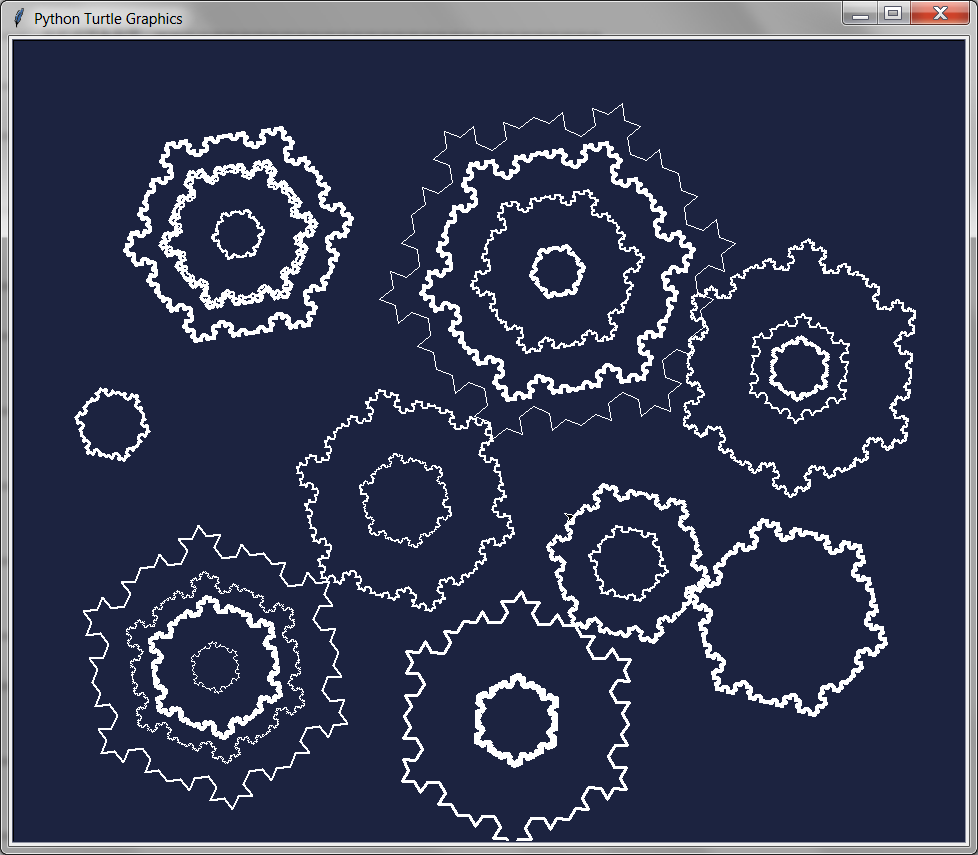

Write Python code to recreate this figure.
from turtle import *
import random
import math

bgcolor('#1C2340')
pencolor('white')
tracer(10, 0)

def snowflake_side(length_side, levels):
    if levels == 0:
        forward(length_side)
        return
    length_side = length_side / 3.0
    snowflake_side(length_side, levels-1)
    left(60)
    snowflake_side(length_side, levels-1)
    right(120)
    snowflake_side(length_side, levels-1)
    left(60)
    snowflake_side(length_side, levels-1)

def draw_snowflake(length_side, levels):
    for i in range(6):
        snowflake_side(length_side, levels)
        right(60)

def draw_multi_snowflake(x, y):
    setheading(random.randint(0, 360))
    for length in range(1, 5):
        if random.randint(0, 2) == 0:
            continue
        pensize(random.randint(1, 4))
        length = length * random.randint(20, 40)
        penup()
        goto(x, y)
        backward(length / 2.0)
        right(90)
        backward(length * math.sqrt(3) / 2.0)
        left(90)
        pendown()
        draw_snowflake(length, random.randint(2, 4))
    update()
    
onscreenclick(draw_multi_snowflake)
done()
